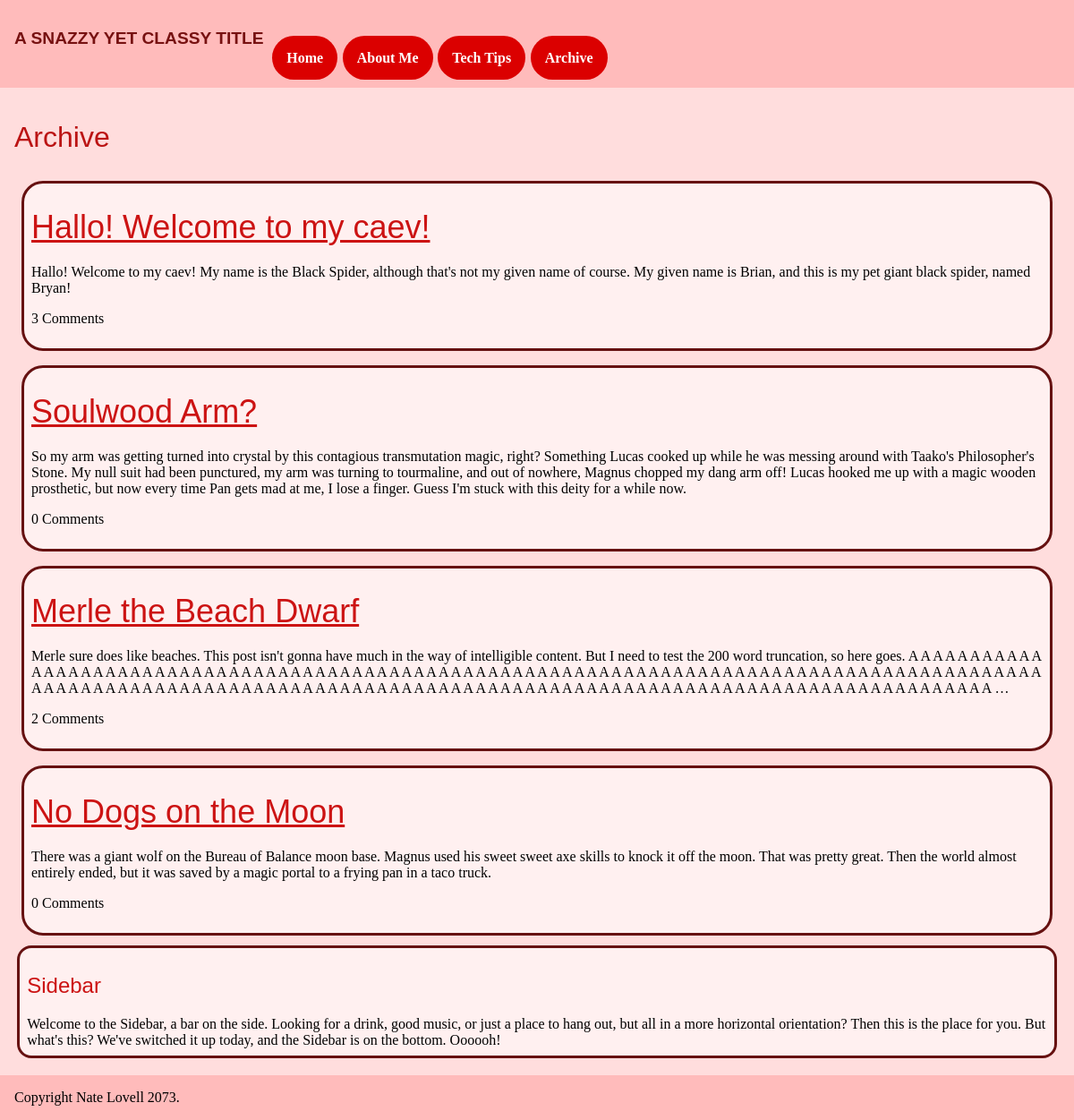
Screenshot of /blog/archive/ with the database file from the repository.
### blog/models.py (models this page shows, shortened)
class Blog(models.Model):
    title = models.CharField(max_length=200)
    auth_name = models.CharField(max_length=50)
    content = models.TextField(max_length=25000)
    pub_date = models.DateTimeField('date published')

### blog/views.py (the view)
class ArchiveView(generic.ListView):
    template_name='blog/archive.html'
    context_object_name='blog_list'
    def get_queryset(self):
        return Blog.objects.order_by('-pub_date')

### blog/templates/blog/archive.html (shortened to what this page needs)
{% extends 'blog/base.html' %}
{% block main %}
    <h1>Archive</h1>
    {% if blog_list %}
        <div class="flex">
            <div class="flexcol">
                {% for blog in blog_list %}
                    <article class="blog">
                        <h2>
                            <a href="{% url 'blog:detail' blog.id %}">{{ blog.title }}</a>
                        </h2>
                        <p>
                            {{ blog.content|truncatewords:200 }}
                        </p>
                        <p>
                            {{ blog.comment_set.count }} Comment{% if blog.comment_set.count != 1 %}s{% endif %}
                        </p>
                    </article>
                {% endfor %}
            </div>
        </div>
    {% else %}
        <p>No blogs are available.</p>
    {% endif %}
{% endblock %}

### blog/static/stylesheet.css (style rules this page uses)
html,body { margin:0; }
h1 { font-size:2em; font-family:sans-serif; color:#bb1313; font-weight:500; }
h2>a, h2 { font-size:1.5em; font-family:sans-serif; color:#cc1313; font-weight:400; }
.flex { display:flex; }
.flexcol { display:flex; flex-direction:column; flex-wrap:wrap; }
.blog { margin:.5em; padding:.5em; border-style:solid; border-width:medium; border-color:#661111; border-radius:1.5em; background-color:#fff0f0; }

### rows the page displays
Blog: title "Hallo! Welcome to my caev!", content "Hallo! Welcome to my caev! My name is the Black Spider, although that's not my given name of course. My given name is Brian, and this is my pet giant black spider, named Bryan!", comment_set.count "3"
Blog: title "Soulwood Arm?", content "So my arm was getting turned into crystal by this contagious transmutation magic, right? Something Lucas cooked up while he was messing around with Taako's Philosopher's Stone. My null suit had been punctured, my arm was turning to tourmaline, and out of nowhere, Magnus chopped my dang arm off! Lucas hooked me up with a magic wooden prosthetic, but now every time Pan gets mad at me, I lose a finger. Guess I'm stuck with this deity for a while now.", comment_set.count "0"
Blog: title "Merle the Beach Dwarf", content "Merle sure does like beaches. This post isn't gonna have much in the way of intelligible content. But I need to test the 200 word truncation, so here goes. A A A A A A A A A A A A A A A A A A A A A A A A A A A A A A A A A A A A A A A A A A A A A A A A A A A A A A A A A A A A A A A A A A A A A A A A A A A A A A A A A A A A A A A A A A A A A A A A A A A A A A A A A A A A A A A A A A A A A A A A A A A A A A A A A A A A A A A A A A A A A A A A A A A A A A A A A A A A A A A A A A A A A A A A A A A …", comment_set.count "2"
Blog: title "No Dogs on the Moon", content "There was a giant wolf on the Bureau of Balance moon base. Magnus used his sweet sweet axe skills to knock it off the moon. That was pretty great. Then the world almost entirely ended, but it was saved by a magic portal to a frying pan in a taco truck.", comment_set.count "0"
